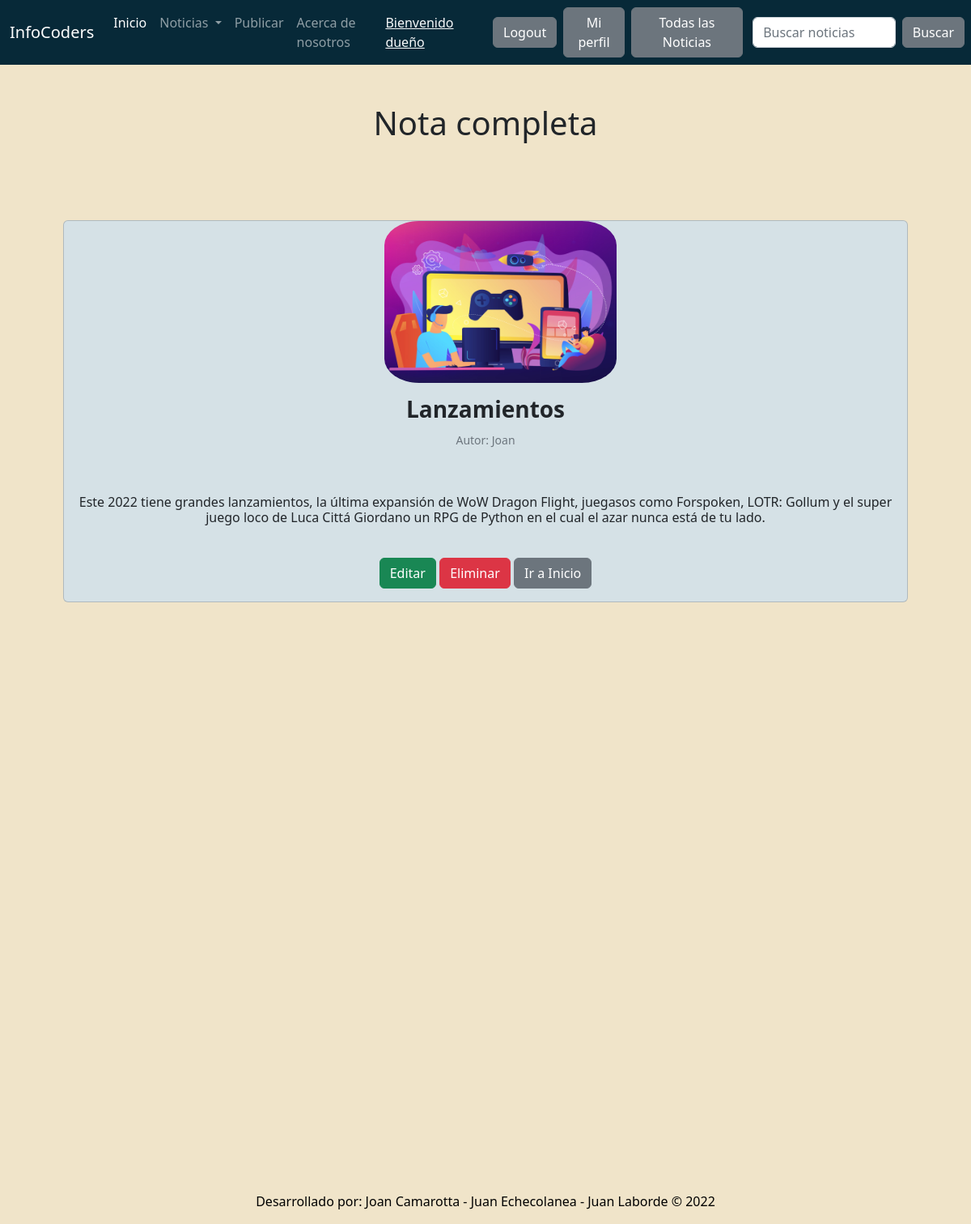
/noticias/leer-noticia/17/ (signed in), run on the app's committed database.
### blog/models.py (models this page shows, shortened)
class Note(models.Model):
    title = models.CharField(max_length=100, blank=True, null=True)
    subtitle = models.CharField(max_length=100)
    author = models.CharField(max_length=50)
    publish_date = models.DateField(default=now)
    text = models.TextField(blank=True)
    category = models.ForeignKey('Categoria', on_delete=models.CASCADE, related_name='blog')
    image = models.ImageField(upload_to='note_image', blank = True, null = True)
    is_active = models.BooleanField(default=True, blank = True)
    class Meta:
        verbose_name = 'Nota'
        verbose_name_plural = 'Notas'

### blog/views.py (the view)
# urls.py: path('leer-noticia/<int:pk>/', Detail_post.as_view(), name = 'detail_post'),
class Detail_post(DetailView):
    model = Note
    template_name = 'detail_post.html'

### templates/detail_post.html (shortened to what this page needs)
{% extends 'base.html' %}
{% block content %}
<h1
class="fw-bopld text-center py-5">
Nota completa
</h1>
<div class="container px-8 px-lg-5 mt-5">
        <div class="col mb-5">
            <div class="card h-120" style="background-color:#d5e1e6">
                {% if object.image %}
                <img src="{{note.image.url}}"style= "border-radius: 15%; border: 5px; width: 287px; height: 200px; position: relative; left: 38%;"/>
                {% endif %}
                <div class="card-body p-6">
                    <div class="text-center py-9">
                        <h3 class="fw-bolder">{{object.title}}<br></h3>
                        <p class="card-text"><small class="text-muted">Autor: {{object.author}}</small></p>
                <br>
            <p><h6 class="card-text">{{object.text}}</h6></p>
            <br>
            {% if request.user.is_authenticated %}
            <a href="/noticias/editar-noticia/{{note.id}}/" class="btn btn-success">Editar</a>
            <a href="/noticias/borrar-noticia/{{note.id}}/" class="btn btn-danger">Eliminar</a>
            {% endif %}
            <a href="/index/" class="btn btn-secondary">Ir a Inicio</a>
        </div>
    </div>
</div>
{% endblock %}

### templates/base.html (shortened to what this page needs)
<!doctype html>
<html lang="en">
  <head>
    <link href="https://cdn.jsdelivr.net/npm/bootstrap@5.2.0-beta1/dist/css/bootstrap.min.css" rel="stylesheet">
  </head>
  <body>
    {% load static %}
    <nav class="navbar navbar-expand-lg navbar-dark" style="background-color: #072938;">
        <div class="container-fluid">
          <a class="navbar-brand">InfoCoders</a>
          <div class="collapse navbar-collapse" id="navbarSupportedContent">
            <ul class="navbar-nav me-auto mb-2 mb-lg-0">
              <li class="nav-item">
                <a class="nav-link active" aria-current="page" href="/index/">Inicio</a>
              <li class="nav-item dropdown">
                <a class="nav-link dropdown-toggle" href="#" id="navbarDropdown" role="button" data-bs-toggle="dropdown" aria-expanded="false">
                  Noticias
                </a>
                {% if request.user.is_authenticated %}
                <li class="nav-item">
                  <a class="nav-link" href="/noticias/crear-nota/">Publicar</a>
                </li>
                {% endif %}
                  <li class="nav-item">
                    <a class="nav-link" href="/sobre-nosotros/">Acerca de nosotros</a>
                  </li>
                </div>
                  <ul class="navbar-nav me-auto mb-2 mb-lg-0">
                  <div class="collapse navbar-collapse" id="navbarSupportedContent">
                        {% if request.user.is_authenticated %}
                        <li class="nav-item">
                          <a class="text-light" style="margin-right: 1rem;">
                          <h7>Bienvenido {{request.user.username}} </h7></a>
                        </li>
                        <li class="nav-item">
                            <a class="btn btn-secondary me-2" href="/cuenta/cerrar-sesion/">Logout</a>
                        </li>
                        <li class="nav-item">
                          <a class="btn btn-secondary me-2" href="/cuenta/perfil/">Mi perfil</a>
                      </li>
                        <li class="nav-item">
                          <a class="btn btn-secondary" href="/noticias/todas-las-noticias/">Todas las Noticias</a>
                      </li>
                        {% endif %}
                      </ul>
          </div>
    <form class="d-flex" role="search" action="/noticias/buscar/" metod= "GET">
    <input class="form-control me-2" type = "text" placeholder = "Buscar noticias" name = 'search' aria-label = "Search">
    <button class="btn btn-secondary me-2" type="submit">Buscar</button>
  </form>
      </nav>
      {% block content %}
      {% endblock %}
    </div>
  </body>
  <footer>
    <br>
    <br>
    <br>
    <br>
    <br>
    <br>
    <br>
    <br>
    <br>
    <br>
    <br>
    <br>
    <br>
    <br>
    <br>
    <br>
    <br>
    <br>
    <br>
    <br>
    <br>
    <br>
    <br>
    <br>
    <br>
    <br>
    <br>
    <br>
    <div class="sticky-xxl-bottom m-2 text-center text-black">
      <p>Desarrollado por: Joan Camarotta - Juan Echecolanea - Juan Laborde &copy 2022</p>
      </div>
  </footer>
</html>

### templates/base.html (style rules this page uses)
body { background-color: #f0e4c9; margin: 0; }

### data on the page
Note: image (picture), title "Lanzamientos", author "Joan", text "Este 2022 tiene grandes lanzamientos, la última expansión de WoW Dragon Flight, juegasos como Forspoken, LOTR: Gollum y el super juego loco de Luca Cittá Giordano un RPG de Python en el cual el azar nunca está de tu lado."

### other printed values
{{ request.user.username }} "dueño"
